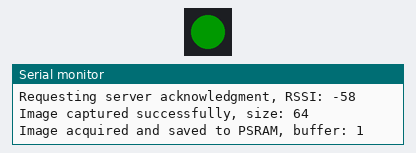
Simulated run of this sketch. Board: ESP32-S3. On the bench: 1 RGB LEDs in strip order, left to right, the last lines printed to the serial monitor. Dim RGB values are drawn brighter than linear; WiFi joins after 1.5 s; servers stay silent unless stated; a WiFi scan finds three made-up networks; uploads are accepted with an empty reply; the camera gives no picture.

Above: at 6.0 s.
At 8.8 s:
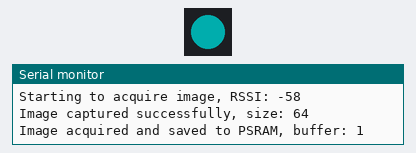
At 12.0 s:
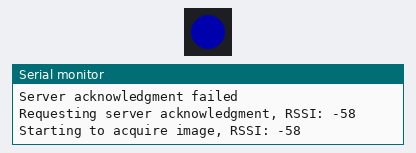
Timing chart, 0 to 13.0 s (numbered marks = the images above):
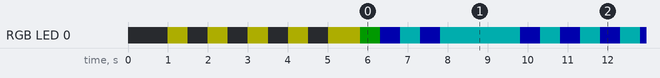

Measured:
- by itself, RGB LED 0: off → RGB(50, 50, 0) at 1.0 s, → off 0.50 s later, → RGB(50, 50, 0) 0.50 s later, → off 0.50 s later, … (60 changes in this stretch)
- by itself, everything shown: repeats every 5.5 s, in 8 steps

The sketch:

ov5640_query.ino
```cpp
#include <WiFi.h>
#include <HTTPClient.h>
#include <freertos/FreeRTOS.h>
#include <freertos/task.h>
#include <freertos/semphr.h>
#include <freertos/queue.h>
#include <esp_heap_caps.h>
#include <FastLED.h>
#include "esp_camera.h"

// Camera pin definitions for CAMERA_MODEL_ESP32S3_EYE
#define PWDN_GPIO_NUM -1
#define RESET_GPIO_NUM -1
#define XCLK_GPIO_NUM 15
#define SIOD_GPIO_NUM 4
#define SIOC_GPIO_NUM 5
#define Y2_GPIO_NUM 11
#define Y3_GPIO_NUM 9
#define Y4_GPIO_NUM 8
#define Y5_GPIO_NUM 10
#define Y6_GPIO_NUM 12
#define Y7_GPIO_NUM 18
#define Y8_GPIO_NUM 17
#define Y9_GPIO_NUM 16
#define VSYNC_GPIO_NUM 6
#define HREF_GPIO_NUM 7
#define PCLK_GPIO_NUM 13

// WiFi credentials (update as needed)
const char* ssid = "RnD";
const char* password = "wnOPxFSCxb";

// Server and image URLs
const char* serverUrl = "http://192.168.10.100:5000";
const char* imageUrl = "https://fastly.picsum.photos/id/682/800/600.jpg?hmac=nDvj6j28PV7_q1jWXRsp0xS7jtAZYzHophmak9J1ymU";

// Image buffer size (1MB per buffer, 2MB total within 8MB PSRAM)
#define IMAGE_SIZE (512 * 1024)
uint8_t* buffers[2];    // Two buffers in PSRAM
size_t image_sizes[2];  // Actual size of each captured image
int next_capture = 0;   // Next buffer index for capture task
int next_send = 0;      // Next buffer index for send task

// Semaphores for double buffer synchronization
SemaphoreHandle_t empty_sem;  // Counting semaphore for empty buffers
SemaphoreHandle_t full_sem;   // Counting semaphore for full buffers

// Queue for log messages
QueueHandle_t log_queue;

// Function to send log to server
void log_to_server(const String& message) {
  HTTPClient http;
  http.begin(String(serverUrl) + "/log");
  http.addHeader("X-Device-ID", WiFi.macAddress());
  http.addHeader("Content-Type", "text/plain");
  int httpCode = http.POST(message);
  if (httpCode != HTTP_CODE_OK) {
    // Optionally, handle failure
  }
  http.end();
}

// Task to send logs
void log_send_task(void* pvParameters) {
  String* msg;
  while (true) {
    if (xQueueReceive(log_queue, &msg, portMAX_DELAY) == pdTRUE) {
      if (WiFi.status() == WL_CONNECTED) {
        log_to_server(*msg);
      }
      delete msg;
    }
  }
}

// Function to log messages
void log_message(const String& message) {
  Serial.println(message);  // For debugging, remove if not needed
  if (log_queue != NULL) {
    String* msg = new String(message);
    if (xQueueSend(log_queue, &msg, 0) != pdTRUE) {
      delete msg;  // Queue full, discard log
    }
  }
}

// Function to capture image from OV5640 camera
bool capture_image(uint8_t* buffer, size_t max_size, size_t* out_size) {
  camera_fb_t* fb = esp_camera_fb_get();  // Get a frame from the camera
  if (!fb) {
    log_message("Camera capture failed");
    return false;
  }
  if (fb->format != PIXFORMAT_JPEG) {
    log_message("Non-JPEG data not supported");
    esp_camera_fb_return(fb);
    return false;
  }
  if (fb->len > max_size) {
    log_message("Image too large for buffer: " + String(fb->len) + " > " + String(max_size));
    esp_camera_fb_return(fb);
    return false;
  }
  memcpy(buffer, fb->buf, fb->len);  // Copy frame to buffer
  *out_size = fb->len;
  esp_camera_fb_return(fb);  // Return the frame buffer
  log_message("Image captured successfully, size: " + String(*out_size));
  return true;
}

// Function pointer for image acquisition
typedef bool (*acquire_image_func_t)(uint8_t* buffer, size_t max_size, size_t* out_size);
acquire_image_func_t acquire_image = capture_image;

void IRAM_ATTR get_image_task(void* pvParameters);
void IRAM_ATTR image_send_task(void* pvParameters);

// Task handles
TaskHandle_t getImageTaskHandle = NULL;
TaskHandle_t imageSendTaskHandle = NULL;
TaskHandle_t ledUpdateTaskHandle = NULL;

// LED Definitions
#define NUM_LEDS 1
#define DATA_PIN 48
#define LED_TYPE WS2812
#define COLOR_ORDER GRB
#define BRIGHTNESS 50
CRGB leds[NUM_LEDS];

// LED States
enum LedState {
  LED_IDLE,                  // Black (off)
  LED_CONNECTING_WIFI,       // Blinking Yellow
  LED_WIFI_CONNECTED,        // Solid Green
  LED_WIFI_FAILED,           // Solid Red
  LED_ACQUIRING_IMAGE,       // Solid Blue
  LED_IMAGE_ACQUIRE_FAILED,  // Blinking Red
  LED_IMAGE_SAVED,           // Solid Cyan
  LED_WAITING_SERVER_ACK,    // Solid Magenta
  LED_SERVER_ACK_RECEIVED,   // Solid White
  LED_SENDING_IMAGE,         // Solid Orange
  LED_IMAGE_SENT_SUCCESS,    // Solid Green
  LED_IMAGE_SENT_FAILED      // Blinking Red
};
LedState currentLedState = LED_IDLE;

void setup() {
  Serial.begin(115200);
  delay(1000);

  // Create log queue and task
  log_queue = xQueueCreate(10, sizeof(String*));
  if (log_queue == NULL) {
    Serial.println("Failed to create log queue");
    while (1)
      ;
  }
  xTaskCreate(log_send_task, "LOG_SEND_TASK", 4096, NULL, 1, NULL);

  FastLED.addLeds<LED_TYPE, DATA_PIN, COLOR_ORDER>(leds, NUM_LEDS);
  FastLED.setBrightness(BRIGHTNESS);

  // Create LED update task
  xTaskCreate(ledUpdateTask, "LED_UPDATE_TASK", 2048, NULL, 1, &ledUpdateTaskHandle);

  // Connect to WiFi with retries
  currentLedState = LED_CONNECTING_WIFI;

  // Define timeout and retry parameters
  const unsigned long connectionTimeout = 10000;  // 10 seconds timeout per attempt
  const int maxRetries = 5;
  bool wifi_success = false;
  WiFi.mode(WIFI_STA);  // Set ESP32 as a WiFi station
  WiFi.disconnect();
  delay(500);           // Optional: give time for mode to set


  Serial.println("Scanning networks...");
  int n = WiFi.scanNetworks();  // Scan for WiFi networks
  if (n == 0) {
    Serial.println("No networks found");
  } else {
    Serial.print(n);
    Serial.println(" networks found:");
    for (int i = 0; i < n; ++i) {
      Serial.print(i + 1);
      Serial.print(": ");
      Serial.print(WiFi.SSID(i));  // Print SSID
      Serial.print(" (");
      Serial.print(WiFi.RSSI(i));  // Print signal strength
      Serial.println(" dBm)");
    }
  }


  WiFi.begin(ssid, password);  // Start connection attempt
  WiFi.setAutoReconnect(true);

  delay(1000);

  Serial.println("\r\n Connecting.");
  while(WiFi.status() != WL_CONNECTED){
    delay(1000);
    Serial.print("WIFI LOOP: ");
    Serial.println(WiFi.status());
    // if(Wifi.status() == WL_CONNECTED) break;
  }

/*
  int retryCount = 0;
  while (retryCount < maxRetries) {
    log_message("Attempting to connect to WiFi, attempt " + String(retryCount + 1));
    WiFi.begin(ssid);  // Start connection attempt
    WiFi.setAutoReconnect(true);

    delay(2000);

    unsigned long startTime = millis();
    while (millis() - startTime < connectionTimeout) {
      if (WiFi.status() == WL_CONNECTED) {
        log_message("Connected to WiFi successfully! RSSI: " + String(WiFi.RSSI()));
        log_message("IP Address: " + WiFi.localIP().toString());
        // WiFi.setAutoReconnect(true);  // Enable auto-reconnect if connection drops
        wifi_success = true;
        break;
      }
      delay(100);  // Check every 100ms (non-blocking)
    }
    if (wifi_success) break;

    log_message("Connection attempt timed out");

    WiFi.disconnect();  // Reset connection state
    retryCount++;
    delay(500);  // Short delay before retrying
  }
  */

  if (WiFi.status() == WL_CONNECTED) {
    currentLedState = LED_WIFI_CONNECTED;
    log_message("Connected to WiFi");
  } else {
    currentLedState = LED_WIFI_FAILED;
    log_message("Failed to connect to WiFi");
    while (1)
      ;  // Halt or handle failure
  }

  // Allocate image buffers in PSRAM
  buffers[0] = (uint8_t*)heap_caps_malloc(IMAGE_SIZE, MALLOC_CAP_SPIRAM);
  buffers[1] = (uint8_t*)heap_caps_malloc(IMAGE_SIZE, MALLOC_CAP_SPIRAM);
  if (buffers[0] == NULL || buffers[1] == NULL) {
    log_message("Failed to allocate PSRAM buffers");
    while (1)
      ;
  }

  // Initialize camera
  camera_config_t config;
  config.ledc_channel = LEDC_CHANNEL_0;
  config.ledc_timer = LEDC_TIMER_0;
  config.pin_d0 = Y2_GPIO_NUM;
  config.pin_d1 = Y3_GPIO_NUM;
  config.pin_d2 = Y4_GPIO_NUM;
  config.pin_d3 = Y5_GPIO_NUM;
  config.pin_d4 = Y6_GPIO_NUM;
  config.pin_d5 = Y7_GPIO_NUM;
  config.pin_d6 = Y8_GPIO_NUM;
  config.pin_d7 = Y9_GPIO_NUM;
  config.pin_xclk = XCLK_GPIO_NUM;
  config.pin_pclk = PCLK_GPIO_NUM;
  config.pin_vsync = VSYNC_GPIO_NUM;
  config.pin_href = HREF_GPIO_NUM;
  config.pin_sscb_sda = SIOD_GPIO_NUM;
  config.pin_sscb_scl = SIOC_GPIO_NUM;
  config.pin_pwdn = PWDN_GPIO_NUM;
  config.pin_reset = RESET_GPIO_NUM;
  config.xclk_freq_hz = 20000000;
  config.pixel_format = PIXFORMAT_JPEG;
  config.frame_size = FRAMESIZE_HD;
  config.jpeg_quality = 5;
  config.fb_count = 1;

  esp_err_t err = esp_camera_init(&config);
  if (err != ESP_OK) {
    log_message("Camera init failed with error " + String(err));
    while (1)
      ;
  }

  sensor_t* sensor = esp_camera_sensor_get();
  if (sensor != NULL) {
    sensor->set_vflip(sensor, 1);
    log_message("Vertical flip enabled");
  } else {
    log_message("Failed to get camera sensor");
  }

  log_message("Camera initialized successfully");

  // Create semaphores for double buffering
  empty_sem = xSemaphoreCreateCounting(2, 2);  // Both buffers start empty
  full_sem = xSemaphoreCreateCounting(2, 0);   // No buffers start full
  if (empty_sem == NULL || full_sem == NULL) {
    log_message("Failed to create semaphores");
    while (1)
      ;
  }

  // Create tasks
  xTaskCreate(get_image_task, "GET_IMAGE_TASK", 4096, NULL, 1, &getImageTaskHandle);
  xTaskCreate(image_send_task, "IMAGE_SEND_TASK", 4096, NULL, 1, &imageSendTaskHandle);
}

void loop() {
  delay(1000);  // Main loop is empty; tasks handle the work
  vTaskDelete(NULL);
}

// LED Update Task
void ledUpdateTask(void* parameter) {
  while (true) {
    updateLed();
    vTaskDelay(500 / portTICK_PERIOD_MS);
  }
}

// Update LED based on current state
void updateLed() {
  static bool blinkState = false;
  blinkState = !blinkState;
  switch (currentLedState) {
    case LED_IDLE:
      leds[0] = CRGB::Black;
      break;
    case LED_CONNECTING_WIFI:
      leds[0] = blinkState ? CRGB::Yellow : CRGB::Black;
      break;
    case LED_WIFI_CONNECTED:
      leds[0] = CRGB::Green;
      break;
    case LED_WIFI_FAILED:
      leds[0] = CRGB::Red;
      break;
    case LED_ACQUIRING_IMAGE:
      leds[0] = CRGB::Blue;
      break;
    case LED_IMAGE_ACQUIRE_FAILED:
      leds[0] = blinkState ? CRGB::Red : CRGB::Black;
      break;
    case LED_IMAGE_SAVED:
      leds[0] = CRGB::Cyan;
      break;
    case LED_WAITING_SERVER_ACK:
      leds[0] = CRGB::Magenta;
      break;
    case LED_SERVER_ACK_RECEIVED:
      leds[0] = CRGB::White;
      break;
    case LED_SENDING_IMAGE:
      leds[0] = CRGB::Orange;
      break;
    case LED_IMAGE_SENT_SUCCESS:
      leds[0] = CRGB::Green;
      break;
    case LED_IMAGE_SENT_FAILED:
      leds[0] = blinkState ? CRGB::Red : CRGB::Black;
      break;
  }
  FastLED.show();
}

// Task to acquire and save image to PSRAM using double buffering
void IRAM_ATTR get_image_task(void* pvParameters) {
  while (true) {
    // Wait for an empty buffer
    xSemaphoreTake(empty_sem, portMAX_DELAY);

    int buffer_to_capture = next_capture;
    next_capture = (next_capture + 1) % 2;

    currentLedState = LED_ACQUIRING_IMAGE;
    log_message("Starting to acquire image, RSSI: " + String(WiFi.RSSI()));

    bool success = capture_image(buffers[buffer_to_capture], IMAGE_SIZE, &image_sizes[buffer_to_capture]);
    if (success) {
      currentLedState = LED_IMAGE_SAVED;
      log_message("Image acquired and saved to PSRAM, buffer: " + String(buffer_to_capture));
    } else {
      currentLedState = LED_IMAGE_ACQUIRE_FAILED;
      log_message("Failed to acquire image; retrying in 1s");
      vTaskDelay(1000 / portTICK_PERIOD_MS);
      xSemaphoreGive(empty_sem);  // Reclaim the empty semaphore on failure
      continue;
    }

    // Signal that a buffer is full
    xSemaphoreGive(full_sem);
  }
}

// Task to send image to server using double buffering
void IRAM_ATTR image_send_task(void* pvParameters) {
  while (true) {
    // Wait for a full buffer
    xSemaphoreTake(full_sem, portMAX_DELAY);

    int buffer_to_send = next_send;
    next_send = (next_send + 1) % 2;

    currentLedState = LED_WAITING_SERVER_ACK;
    log_message("Requesting server acknowledgment, RSSI: " + String(WiFi.RSSI()));

    if (get_server_ack())
    {
      currentLedState = LED_SERVER_ACK_RECEIVED;
      currentLedState = LED_SENDING_IMAGE;
      log_message("Sending image from buffer: " + String(buffer_to_send) + ", size: " + String(image_sizes[buffer_to_send]) + ", RSSI: " + String(WiFi.RSSI()));
      if (send_image_to_server(buffers[buffer_to_send], image_sizes[buffer_to_send]))
      {
        currentLedState = LED_IMAGE_SENT_SUCCESS;
      }
      else
      {
        currentLedState = LED_IMAGE_SENT_FAILED;
        log_message("Failed to send image");
      }
    }
    else
    {
      currentLedState = LED_IMAGE_SENT_FAILED;
      log_message("Server acknowledgment failed");
    }

    // Signal that the buffer is empty
    xSemaphoreGive(empty_sem);
  }
}

// Function to get acknowledgment from server
bool get_server_ack() {
  HTTPClient http;
  http.begin(String(serverUrl) + "/request_send");
  http.addHeader("X-Device-ID", WiFi.macAddress());
  int httpCode = http.GET();
  if (httpCode == HTTP_CODE_OK) {
    String response = http.getString();
    if (response == "ready") {
      log_message("Server acknowledged: ready");
      http.end();
      return true;
    }
  }
  log_message("Server ack failed, HTTP code: " + String(httpCode));
  http.end();
  return false;
}

// Function to send image to server
bool send_image_to_server(uint8_t* buffer, size_t size) {
  HTTPClient http;
  http.begin(String(serverUrl) + "/send_image");
  http.addHeader("X-Device-ID", WiFi.macAddress());
  http.addHeader("Content-Type", "image/jpeg");
  int httpCode = http.POST(buffer, size);
  http.end();
  if (httpCode == HTTP_CODE_OK) {
    log_message("Image sent successfully");
    return true;
  } else {
    log_message("Failed to send image, HTTP code: " + String(httpCode));
    return false;
  }
}
```
